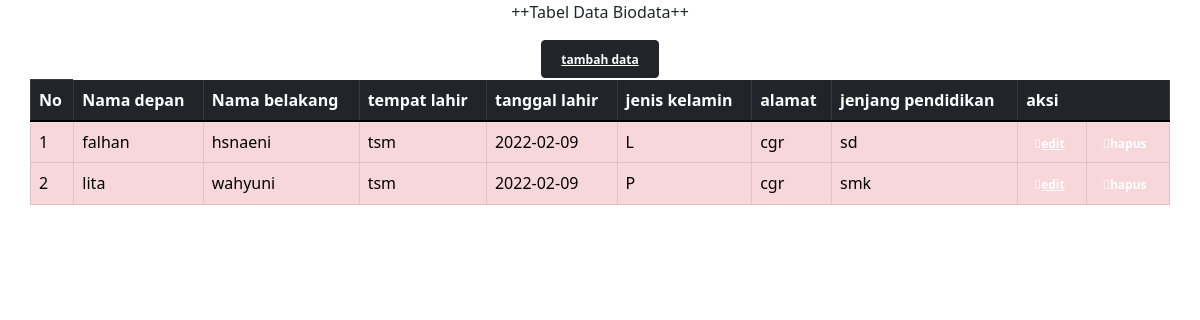
Page /index.php/dealer/tampil_data on the committed database.
### tables this page shows
CREATE TABLE `tbl_pribadi` (
  `id` int(11) NOT NULL,
  `nama_depan` varchar(100) NOT NULL,
  `nama_belakang` varchar(100) NOT NULL,
  `tempat_lahir` varchar(100) NOT NULL,
  `tanggal_lahir` date NOT NULL,
  `jenis_kelamin` varchar(5) NOT NULL,
  `alamat` text NOT NULL,
  `jenjang_pendidikan` varchar(100) NOT NULL
);

### application/controllers/Dealer.php (called while the page is built, shortened)
<?php
    class Dealer extends CI_Controller{
      public function tampil_data(){
          $this->load->model('M_biodata');
          $data['biodata'] = $this->M_biodata->tampil_data()->result();
          $this->load->view('v_tampil_data_biodata', $data);
      }
}
?>

### index.php (called while the page is built, shortened)
<?php
require_once BASEPATH.'core/CodeIgniter.php';

### application/models/M_biodata.php (called while the page is built, shortened)
<?php
    class M_biodata extends CI_Model{
        function tampil_data(){
            return $this->db->get('tbl_pribadi');
        }
    }
?>

### application/views/v_tampil_data_biodata.php (the view, shortened to what this page needs)
<!DOCTYPE html>
<html lang="en">
<head >
    <link rel="stylesheet" href="https://cdn.jsdelivr.net/npm/@fortawesome/fontawesome-free@5.15.4/css/fontawesome.min.css">
    <link href="https://cdn.jsdelivr.net/npm/bootstrap@5.1.3/dist/css/bootstrap.min.css" rel="stylesheet">
</head>
<body><p align = center>++Tabel Data Biodata++</P>
<center><button class="btn btn-dark"><a href="<?= base_url('Dealer/tambah_biodata')?>" class="badge badge-dark">tambah data</a></button></center>
    <table border = 1 align = center class= "table table-danger container table-bordered">
        <thead>
            <tr class= "table table-dark container ">
                <th>No</th>
                <th>Nama depan</th>
                <th>Nama belakang</th>
                <th>tempat lahir</th>
                <th>tanggal lahir</th>
                <th>jenis kelamin</th>
                <th>alamat</th>
                <th>jenjang pendidikan</th>
                <th colspan = "2">aksi</th>
            </tr>
        </thead>
        <tbody>
            <?php $no = 1; foreach ($biodata as $b) { ?>
                <tr>
                    <td><?= $no ?></td>
                    <td><?= $b->nama_depan ?></td>
                    <td><?= $b->nama_belakang ?></td>
                    <td><?= $b->tempat_lahir ?></td>
                    <td><?= $b->tanggal_lahir ?></td>
                    <td><?= $b->jenis_kelamin ?></td>
                    <td><?= $b->alamat ?></td>
                    <td><?= $b->jenjang_pendidikan ?></td>
                    <td  ><a href = "<?= base_url("Dealer/edit_biodata/".$b->id)?>" class="badge badge-dark"><i class="fa fa-edit"></i>edit</a></td>
                    <td><a href = "<?= base_url("Dealer/hapus_biodata/".$b->id)?>" class="badge badge-dark"><i class="fa fa-edit">hapus</a></td>
                </tr>
                <?php $no++; } ?>
        </tbody>
    </table>
</body>
</html>

### rows in the picture
tbl_pribadi: nama_depan "falhan", nama_belakang "hsnaeni", tempat_lahir "tsm", tanggal_lahir "2022-02-09", jenis_kelamin "L", alamat "cgr", jenjang_pendidikan "sd"
tbl_pribadi: nama_depan "lita", nama_belakang "wahyuni", tempat_lahir "tsm", tanggal_lahir "2022-02-09", jenis_kelamin "P", alamat "cgr", jenjang_pendidikan "smk"
